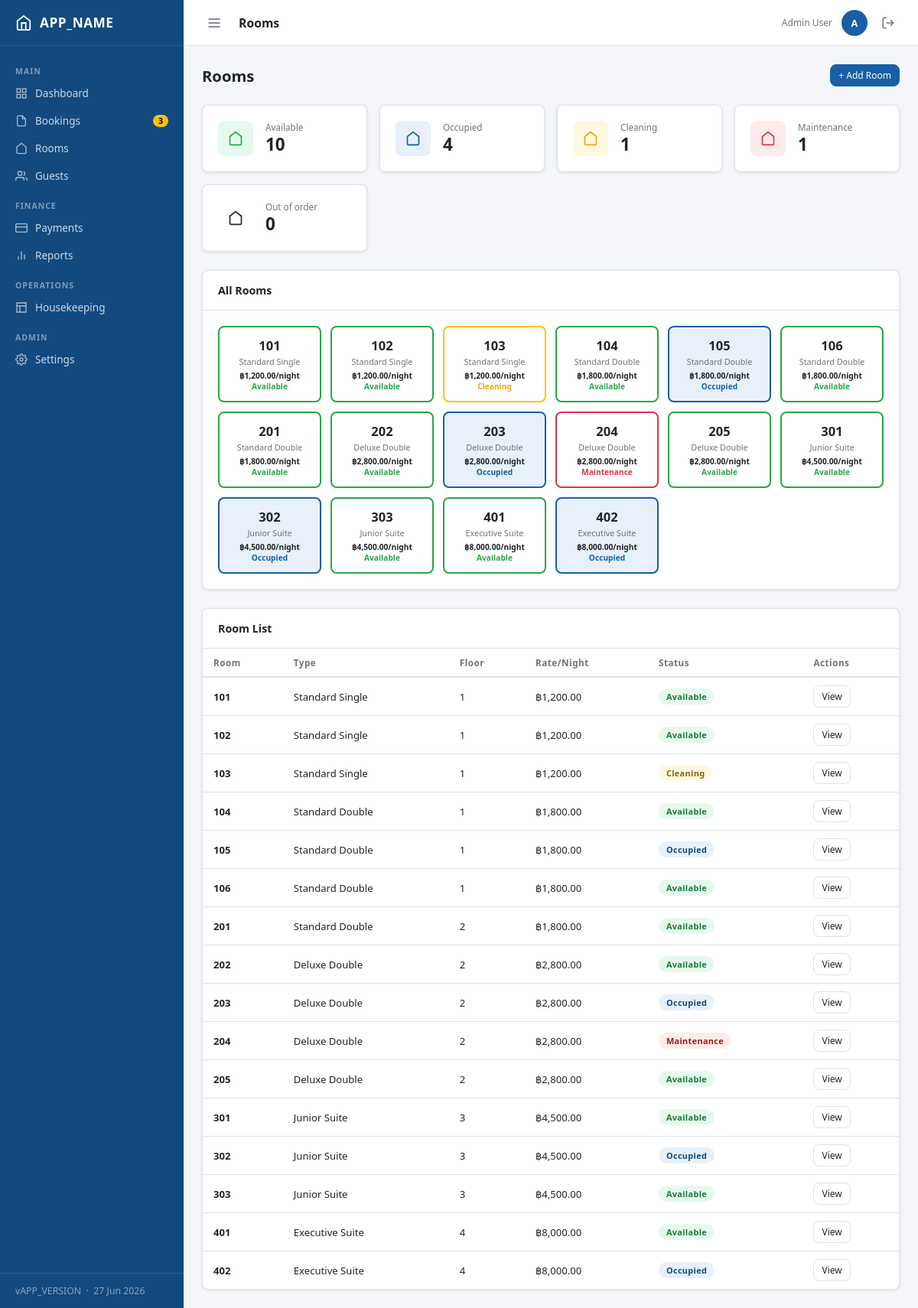
Screenshot of /modules/rooms/index.php (signed in) with the database file from the repository.
### tables this page shows
CREATE TABLE rooms (
    id              INT UNSIGNED AUTO_INCREMENT PRIMARY KEY,
    room_number     VARCHAR(10) NOT NULL UNIQUE,
    room_type_id    INT UNSIGNED NOT NULL,
    floor           TINYINT UNSIGNED NOT NULL DEFAULT 1,
    status          ENUM('available','occupied','cleaning','maintenance','out_of_order') NOT NULL DEFAULT 'available',
    notes           TEXT NULL,
    created_at      DATETIME NOT NULL DEFAULT CURRENT_TIMESTAMP,
    updated_at      DATETIME NOT NULL DEFAULT CURRENT_TIMESTAMP ON UPDATE CURRENT_TIMESTAMP,
    CONSTRAINT fk_rooms_type FOREIGN KEY (room_type_id) REFERENCES room_types(id)
);

CREATE TABLE room_types (
    id              INT UNSIGNED AUTO_INCREMENT PRIMARY KEY,
    name            VARCHAR(80) NOT NULL,
    description     TEXT NULL,
    base_price      DECIMAL(10,2) NOT NULL DEFAULT 0.00,
    max_occupancy   TINYINT UNSIGNED NOT NULL DEFAULT 2,
    amenities       JSON NULL,
    created_at      DATETIME NOT NULL DEFAULT CURRENT_TIMESTAMP
);

### core/Auth.php (called while the page is built, shortened)
<?php
require_once __DIR__ . '/Database.php';
class Auth {
    public static function user(): ?array {
        return $_SESSION['user'] ?? null;
    }
    public static function role(): string {
        return self::user()['role'] ?? '';
    }
    public static function isAdmin(): bool {
        return self::role() === 'admin';
    }
}

### core/Database.php (called while the page is built, shortened)
<?php
class Database {
    private static ?PDO $instance = null;
    public static function getInstance(): PDO {
        if (self::$instance === null) {
            $dsn = sprintf('mysql:host=%s;dbname=%s;charset=%s', DB_HOST, DB_NAME, DB_CHARSET);
            self::$instance = new PDO($dsn, DB_USER, DB_PASS, [
                PDO::ATTR_ERRMODE            => PDO::ERRMODE_EXCEPTION,
                PDO::ATTR_DEFAULT_FETCH_MODE => PDO::FETCH_ASSOC,
                PDO::ATTR_EMULATE_PREPARES   => false,
            ]);
        }
        return self::$instance;
    }
    public static function query(string $sql, array $params = []): array {
        $stmt = self::getInstance()->prepare($sql);
        $stmt->execute($params);
        return $stmt->fetchAll();
    }
}

### modules/rooms/index.php (the view, shortened to what this page needs)
<?php
require_once __DIR__ . '/../../includes/header.php';
$rooms = Database::query("
    SELECT r.*, rt.name AS type_name, rt.base_price
    FROM rooms r JOIN room_types rt ON rt.id=r.room_type_id
    ORDER BY r.floor, r.room_number");
?>
<div class="page-header">
  <h1>Rooms</h1>
  <?php if (Auth::isAdmin()): ?>
    <button class="btn btn-primary btn-sm" data-modal-open="addRoomModal">+ Add Room</button>
  <?php endif; ?>
</div>
<?php
$summary = ['available'=>0,'occupied'=>0,'cleaning'=>0,'maintenance'=>0,'out_of_order'=>0];
foreach ($rooms as $r) { if (isset($summary[$r['status']])) $summary[$r['status']]++; }
?>
<div class="stat-grid mb-24">
  <?php $cols = ['available'=>'green','occupied'=>'blue','cleaning'=>'yellow','maintenance'=>'red','out_of_order'=>'dark']; ?>
  <?php foreach ($summary as $st => $cnt): ?>
  <div class="stat-card">
    <div class="stat-icon <?= $cols[$st] ?? 'blue' ?>">
      <svg width="20" height="20" viewBox="0 0 24 24" fill="none" stroke="currentColor" stroke-width="2">
        <path d="M3 9l9-7 9 7v11a2 2 0 0 1-2 2H5a2 2 0 0 1-2-2z"/>
      </svg>
    </div>
    <div>
      <div class="stat-label"><?= ucfirst(str_replace('_',' ',$st)) ?></div>
      <div class="stat-value"><?= $cnt ?></div>
    </div>
  </div>
  <?php endforeach; ?>
</div>
<div class="card mb-24">
  <div class="card-header"><span class="card-title">All Rooms</span></div>
  <div class="card-body">
    <div class="room-grid">
      <?php foreach ($rooms as $rm): ?>
      <a href="view.php?id=<?= $rm['id'] ?>" style="text-decoration:none;color:inherit">
        <div class="room-cell <?= e($rm['status']) ?>">
          <div class="room-number"><?= e($rm['room_number']) ?></div>
          <div class="room-type"><?= e($rm['type_name']) ?></div>
          <div class="room-status"><?= formatMoney((float)$rm['base_price']) ?>/night</div>
          <div class="room-status text-<?= match($rm['status']){
            'available'=>'success','occupied'=>'primary','cleaning'=>'warning',
            'maintenance','out_of_order'=>'danger',default=>'muted'
          } ?> mt-4"><?= ucfirst(str_replace('_',' ',$rm['status'])) ?></div>
        </div>
      </a>
      <?php endforeach; ?>
    </div>
  </div>
</div>
<div class="card">
  <div class="card-header"><span class="card-title">Room List</span></div>
  <div class="table-wrap">
    <table>
      <thead><tr><th>Room</th><th>Type</th><th>Floor</th><th>Rate/Night</th><th>Status</th><th>Actions</th></tr></thead>
      <tbody>
      <?php foreach ($rooms as $rm): ?>
      <tr>
        <td><strong><?= e($rm['room_number']) ?></strong></td>
        <td><?= e($rm['type_name']) ?></td>
        <td><?= $rm['floor'] ?></td>
        <td><?= formatMoney((float)$rm['base_price']) ?></td>
        <td><?= statusBadge($rm['status']) ?></td>
        <td><a href="view.php?id=<?= $rm['id'] ?>" class="btn btn-sm btn-ghost">View</a></td>
      </tr>
      <?php endforeach; ?>
      </tbody>
    </table>
  </div>
</div>
<?php include __DIR__ . '/../../includes/footer.php'; ?>

### core/helpers.php (shortened to what this page needs)
<?php
function e(mixed $val): string {
    return htmlspecialchars((string)$val, ENT_QUOTES | ENT_SUBSTITUTE, 'UTF-8');
}
function formatMoney(float $amount, string $symbol = '฿'): string {
    return $symbol . number_format($amount, 2);
}
function statusBadge(string $status): string {
    $map = [
        'pending'      => 'warning',
        'confirmed'    => 'info',
        'checked_in'   => 'success',
        'checked_out'  => 'secondary',
        'cancelled'    => 'danger',
        'no_show'      => 'dark',
        'available'    => 'success',
        'occupied'     => 'primary',
        'cleaning'     => 'warning',
        'maintenance'  => 'danger',
        'out_of_order' => 'dark',
        'completed'    => 'success',
        'refunded'     => 'secondary',
        'failed'       => 'danger',
        'in_progress'  => 'info',
        'done'         => 'success',
        'skipped'      => 'secondary',
    ];
    $color = $map[$status] ?? 'secondary';
    $label = ucwords(str_replace('_', ' ', $status));
    return "<span class=\"badge badge-{$color}\">{$label}</span>";
}

### rows the page displays
rooms: id "4", floor "1", room_number "104", room_type.name "Standard Double", room_type.base_price "฿1,800.00", status "Available"
rooms: room_number "101", room_type.name "Standard Single", room_type.base_price "฿1,200.00", status "Available", floor "1"
rooms: room_number "102", room_type.name "Standard Single", room_type.base_price "฿1,200.00", status "Available", floor "1"
rooms: room_number "103", room_type.name "Standard Single", room_type.base_price "฿1,200.00", status "Cleaning", floor "1"
rooms: room_number "105", room_type.name "Standard Double", room_type.base_price "฿1,800.00", status "Occupied", floor "1"
rooms: room_number "106", room_type.name "Standard Double", room_type.base_price "฿1,800.00", status "Available", floor "1"
rooms: room_number "201", room_type.name "Standard Double", room_type.base_price "฿1,800.00", status "Available", floor "2"
rooms: room_number "202", room_type.name "Deluxe Double", room_type.base_price "฿2,800.00", status "Available", floor "2"
rooms: room_number "203", room_type.name "Deluxe Double", room_type.base_price "฿2,800.00", status "Occupied", floor "2"
rooms: room_number "204", room_type.name "Deluxe Double", room_type.base_price "฿2,800.00", status "Maintenance", floor "2"
rooms: room_number "205", room_type.name "Deluxe Double", room_type.base_price "฿2,800.00", status "Available", floor "2"
rooms: room_number "301", room_type.name "Junior Suite", room_type.base_price "฿4,500.00", status "Available", floor "3"
rooms: room_number "302", room_type.name "Junior Suite", room_type.base_price "฿4,500.00", status "Occupied", floor "3"
rooms: room_number "303", room_type.name "Junior Suite", room_type.base_price "฿4,500.00", status "Available", floor "3"
rooms: room_number "401", room_type.name "Executive Suite", room_type.base_price "฿8,000.00", status "Available", floor "4"
rooms: room_number "402", room_type.name "Executive Suite", room_type.base_price "฿8,000.00", status "Occupied", floor "4"

### other values shown
APP_NAME "APP_NAME"
$label "Dashboard Bookings Rooms Guests Payments Reports Housekeeping Settings"
$badge "3"
APP_VERSION "APP_VERSION"
$pageTitle "Rooms"
$user['name'] "Admin User"
substr($user['name'],0,1) "A"
str_replace('_',' ',$st) "Available"
$cnt "10"
str_replace('_',' ',$st) "Occupied"
str_replace('_',' ',$st) "Cleaning"
str_replace('_',' ',$st) "Maintenance"
str_replace('_',' ',$st) "Out of order"
$cnt "0"
